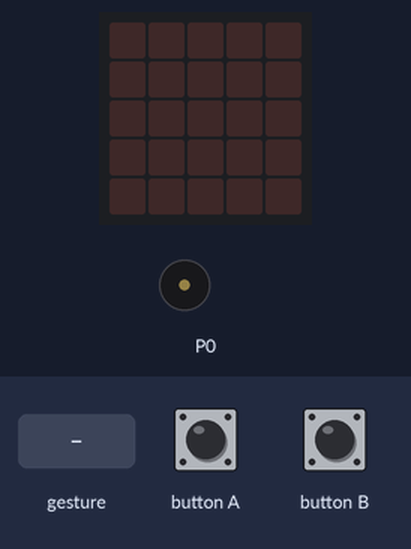
Bench run of a program on a simulated BBC micro:bit (MakeCode). Shown: the board's 5×5 LED display, buzzer (waves = sounding). The test bench sets the inputs (shaded band). Random numbers come from a fixed seed; a tilt is held for 1.5 s and a shake lasts 1 s, then the board lies face up again.

Above: at 1.2 s.
1.3 s: gesture 'shake'
At 2.1 s:
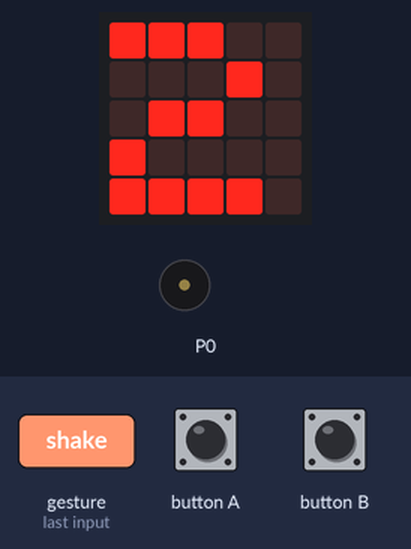
4.3 s: button A pressed for 0.15 s
7.3 s: gesture 'shake'
At 7.88 s:
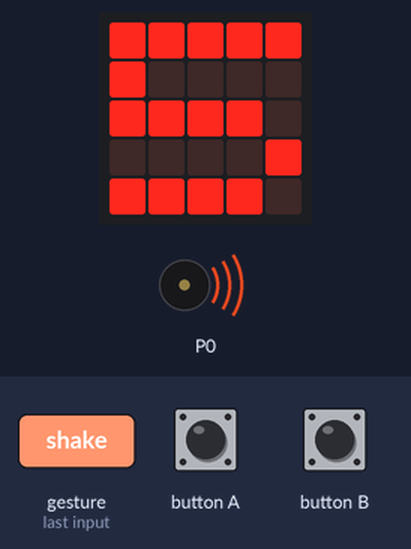
10.3 s: button B pressed for 0.15 s
At 15.0 s:
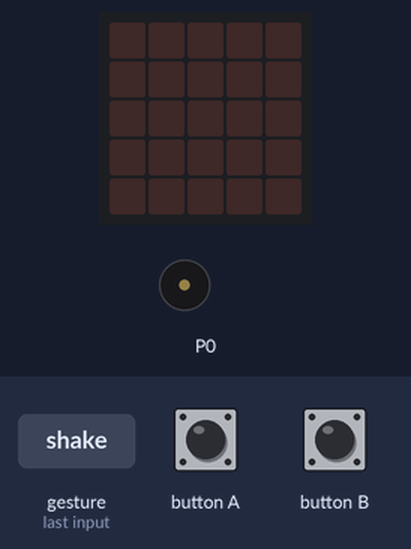
Timing chart, 0 to 15.9 s (numbered marks = the images above; inputs shaded):
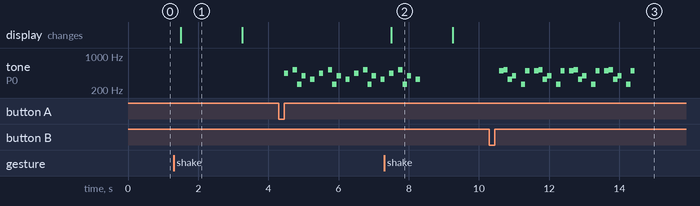

Measured:
- after the input at 1.3 s, the display: changes after 0.20 s (image 1)
- after the input at 4.3 s, tone on P0: silent → 440 Hz after 0.15 s, then repeats every 1.0 s: silent 0.13 s, 523 Hz 0.13 s, 262 Hz 0.13 s, 392 Hz 0.12 s, silent 0.13 s, 330 Hz 0.12 s, silent 0.13 s, 440 Hz 0.12 s
- after the input at 7.3 s, the display: changes after 0.20 s (image 2)
- after the input at 10.3 s, tone on P0: silent → 494 Hz after 0.28 s, then repeats every 1.0 s: 523 Hz 0.13 s, 330 Hz 0.13 s, 392 Hz 0.12 s, silent 0.13 s, 262 Hz 0.13 s, 494 Hz 0.12 s, silent 0.13 s, 494 Hz 0.13 s
- what the display in image 1 shows lasts 1.8 s, from 1.5 s to 3.3 s

The program:

main.ts
```typescript
input.onButtonPressed(Button.A, function () {
    music.setVolume(255)
    for (let index = 0; index < 4; index++) {
        music.playMelody("A - C5 C G - E - ", 500)
    }
})
input.onButtonPressed(Button.B, function () {
    music.setVolume(255)
    for (let index = 0; index < 4; index++) {
        music.playMelody("- B C5 E G - C B ", 500)
    }
})
input.onGesture(Gesture.Shake, function () {
    basic.showNumber(randint(1, 6))
    basic.pause(1000)
    basic.clearScreen()
})
```

test.ts
```typescript
// Tady jsou testy. Při použití tohoto balíčku jako rozšíření nebude zkompilováno.
```
